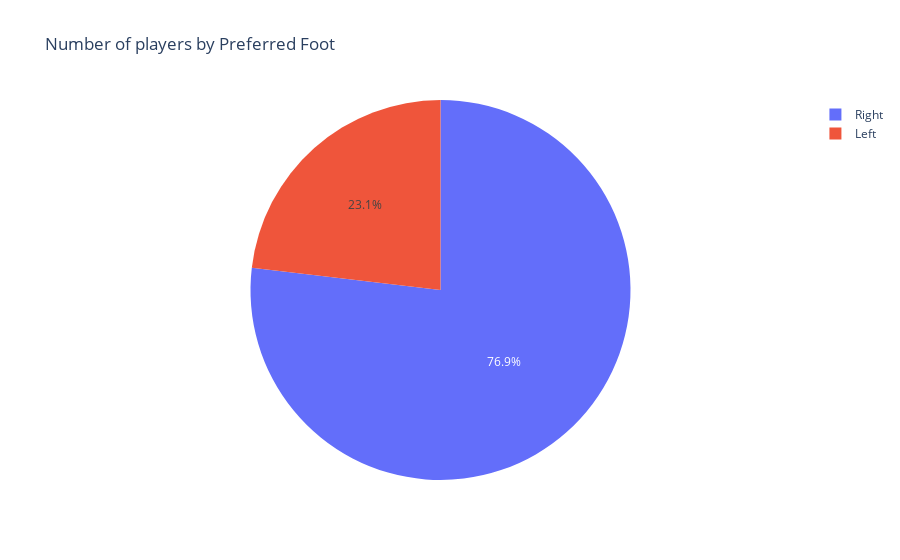

Source (notebook cell):
### Code cell
pie_count(fifa, 'Preferred Foot')

### Figure 1 — Plotly figure (JSON) as saved in the notebook; plotly's stock layout.template omitted (floating-point values rounded to 4 significant figures)
{"data": [{"labels": ["Right", "Left"], "type": "pie", "values": [13996, 4211]}], "layout": {"autosize": true, "title": {"text": "Number of players by Preferred Foot"}}}
